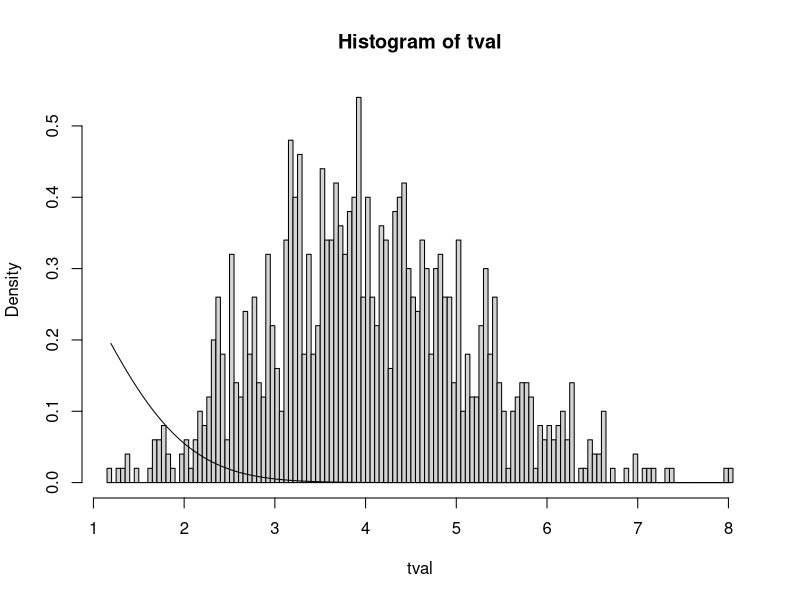

The R script that drew this image:
# Test de moyenne - T test simulation (Monte Carlo)
# Objectif: Estimation de puissance 
# dans le cas: 2 échantillons appariés

# Clear environment
rm(list=ls())

#-----------------------------------------------------------------------
# Paramètres de la simulation
#-----------------------------------------------------------------------

# Taille des échantillons pilotes
npilote = 40


# Taille des tirages pour Monte-Carlo.
n = 50
# Number of runs for MC
runs = 1000


# Difference between the means
# no difference to test the alpha level (type I errors)
meand = 0 
# non null to test how often the existing effect is found (power)
meand = 0.04

# Standard deviation of samples
s1 = 0.1
s2 = 0.05

# correlation factor
cf = 0.8

# Erreur de 1ère espèce
alpha = 0.05


#---------------------------------------------------
#                     pilote 
#---------------------------------------------------



pilote_ttest_paired<-function(npilote, meand, s1, s2, cf)
{
  # On simule 2 échantillons "réels"
  # tels que: leur différence de moyenne est meand,
  # les standard error des echantillons sont s1 et s2,
  # et le facteur de corrélation est cf.
  congruent = rnorm(npilote,mean = 0,sd = s1)
  # Dans le cas apparié, on suppose que Y = a + bX + eps,
  # où eps est une normale centrée. On a donc:
  a = meand
  # puis var(Y) = b²var(X) + var(eps), et
  # cf = b/(s1s2)
  b = cf*(s1*s2)
  sd_eps = sqrt(s2^2-b^2*s1^2)  
  eps = rnorm(npilote,mean = 0,sd = sd_eps)
  incongruent = a + b*congruent + eps
  # On estime les paramètres du pilote
  mean1 = mean(congruent)
  mean2 = mean(incongruent)
  ecart_type_congruent = sd(congruent)
  ecart_type_incongruent = sd(incongruent)
  cf_estime = cov(congruent,incongruent)/(sd(congruent)*sd(incongruent))
  # On retourne l'approximation de l'étude pilote
  return (c(mean1, mean2, ecart_type_congruent, ecart_type_incongruent, cf_estime))
}





#---------------------------------------------------
# t-test simulations (Monte-Carlo)
#---------------------------------------------------

ttest_normal<-function(runs, n, pilote, alpha){
  
  # On récupère les paramètres du pilote
  mean1 = pilote[1]
  mean2 = pilote[2]
  s1 = pilote[3]
  s2 = pilote[4]
  cf = pilote[5]
  
  # Independent variable (predictor)
  x = c(
    rep(1,n)	# group 
  )
  x = factor(x)
  
  # Perform runs (with stochastic sampling)
  tval = numeric(runs) # to store resulting t statistics
  tval_hand = numeric(runs) # to store resulting t statistics (computed by hand)
  pval = numeric(runs) # to store resulting p-values
  
  sz = sqrt(s1^2+s2^2-(2*cf*s1*s2))
  
  for (r in 1:runs) {
    # Generate random independent samples with normal distributions
    # for the dependent variable (predicted)
    y = c(
      rnorm(n,mean=mean2-mean1,sd=sz)
    )
    
    # Run model : on stocke les t-statistics et p-values
    # du modèle généré par R.
    model = t.test(y)
    tval[r] = model$statistic
    pval[r] = model$p.value
    
    # Hand-made equivalent to compute the t statistic
    # (will produce the same value as model$statistic)
    # DV for group
    y1 = y[x==1]
    # Pooled standard deviation
    s12 = sd(y1)
    tval_hand[r] = mean(y1)/(s12/sqrt(n))
  }
  
  # Display the resulting statistics
  res = data.frame(
    t_statistic=tval,
    t_statistic_hand=tval_hand,
    p_value=pval
  )
  head(res,10)
  
  # Histograms for the observed t statistic on independent samples
  hist(tval,freq=FALSE,breaks=100)
  # Curve for the theoretical distribution for independent samples
  # (if mean = 0)
  s_range = seq(min(tval),max(tval),length.out=100)
  lines(s_range,dt(s_range,n+n-2))
  # if the histogram and curve match,
  # this means we cannot differentiate the results at chance level)
  
  # Directly exploit the pvalues generated by the model
  # to get the power of type I error rate (depending on meand value)
  # p5_model devrait tendre vers 0.05 si meand = 0
  # p5_model nous donne la puissance du test si meand != 0
  nb = sum(pval<alpha)
  # --> signifie que si meand = 0, on conclue à tort un effet à un ratio p5_model
  # si meand != 0, on affirme à raison un effet à un ratio p5_model
  p5_model = nb/runs
  
  # Compute the ratio of type I errors (should be <0.5)
  # equivalent to what precedes (to help you understand the computations)
  # (using the t statistic table/function)
  # p5_hand devrait etre égal à p5_model
  thr_low = qt(alpha/2,n+n-2,lower.tail=T)
  thr_upp = qt(alpha/2,n+n-2,lower.tail=F)
  nb = sum(tval<thr_low | tval>thr_upp)
  p5_hand = nb/runs
  
  # On calcule la puissance théorique (analytique) du t-test avec le package power:
  # NB: Dans le cas n1 = n2 = n, on devrait avoir p5_package = p5_model = p5_hand.
  p5_package = power.t.test(n=n, d = (mean2-mean1)/sz, sig.level = alpha, type = "paired", alternative = "two.sided")$power
  
  # Add these results to the global table
  results = data.frame(
    n=n,
    mean_diff=mean2-mean1,
    s1=s1,
    s2 = s2,
    runs=runs,
    p5_model=p5_model,
    p5_hand=p5_hand,
    p5_package=p5_package 
  )
  results
}
pilote = pilote_ttest_paired(npilote, meand, s1, s2, cf)
ttest_normal(runs, n, pilote, alpha)
# If meand=0, we expect the proportion of p-values<0.05 to be roughly at 0.05 (type I error rate)
# If meand!=0, we expect the proportion of p-values<0.05 to be the highest possible (power)

